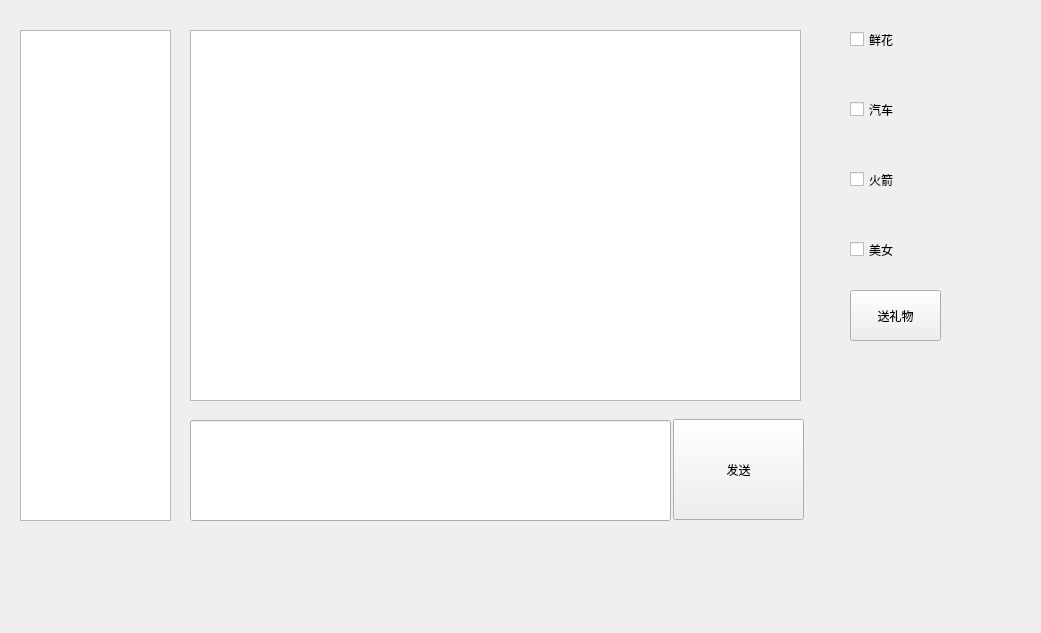
<?xml version="1.0" encoding="UTF-8"?>
<ui version="4.0">
 <class>Form</class>
 <widget class="QWidget" name="Form">
  <property name="geometry">
   <rect>
    <x>0</x>
    <y>0</y>
    <width>1041</width>
    <height>633</height>
   </rect>
  </property>
  <property name="windowTitle">
   <string>talkroom</string>
  </property>
  <widget class="QTextEdit" name="textEdit_talkuser">
   <property name="geometry">
    <rect>
     <x>20</x>
     <y>30</y>
     <width>151</width>
     <height>491</height>
    </rect>
   </property>
  </widget>
  <widget class="QTextEdit" name="textEdit_talkall">
   <property name="geometry">
    <rect>
     <x>190</x>
     <y>30</y>
     <width>611</width>
     <height>371</height>
    </rect>
   </property>
  </widget>
  <widget class="QLineEdit" name="lineEdit_talk">
   <property name="geometry">
    <rect>
     <x>190</x>
     <y>420</y>
     <width>481</width>
     <height>101</height>
    </rect>
   </property>
  </widget>
  <widget class="QPushButton" name="pushButton_talksend">
   <property name="geometry">
    <rect>
     <x>673</x>
     <y>419</y>
     <width>131</width>
     <height>101</height>
    </rect>
   </property>
   <property name="text">
    <string>发送</string>
   </property>
  </widget>
  <widget class="QLabel" name="label_giftimg">
   <property name="geometry">
    <rect>
     <x>840</x>
     <y>370</y>
     <width>151</width>
     <height>111</height>
    </rect>
   </property>
   <property name="text">
    <string/>
   </property>
  </widget>
  <widget class="QCheckBox" name="checkBox_flower">
   <property name="geometry">
    <rect>
     <x>850</x>
     <y>30</y>
     <width>91</width>
     <height>19</height>
    </rect>
   </property>
   <property name="text">
    <string>鲜花</string>
   </property>
  </widget>
  <widget class="QCheckBox" name="checkBox_car">
   <property name="geometry">
    <rect>
     <x>850</x>
     <y>100</y>
     <width>91</width>
     <height>19</height>
    </rect>
   </property>
   <property name="text">
    <string>汽车</string>
   </property>
  </widget>
  <widget class="QCheckBox" name="checkBox_rocket">
   <property name="geometry">
    <rect>
     <x>850</x>
     <y>170</y>
     <width>91</width>
     <height>19</height>
    </rect>
   </property>
   <property name="text">
    <string>火箭</string>
   </property>
  </widget>
  <widget class="QCheckBox" name="checkBox_beauty">
   <property name="geometry">
    <rect>
     <x>850</x>
     <y>240</y>
     <width>91</width>
     <height>19</height>
    </rect>
   </property>
   <property name="text">
    <string>美女</string>
   </property>
  </widget>
  <widget class="QPushButton" name="pushButton_giftsend">
   <property name="geometry">
    <rect>
     <x>850</x>
     <y>290</y>
     <width>91</width>
     <height>51</height>
    </rect>
   </property>
   <property name="text">
    <string>送礼物</string>
   </property>
  </widget>
  <widget class="QLabel" name="label_giftuser">
   <property name="geometry">
    <rect>
     <x>840</x>
     <y>510</y>
     <width>151</width>
     <height>41</height>
    </rect>
   </property>
   <property name="text">
    <string/>
   </property>
  </widget>
  <widget class="QLabel" name="label_username">
   <property name="geometry">
    <rect>
     <x>500</x>
     <y>570</y>
     <width>151</width>
     <height>16</height>
    </rect>
   </property>
   <property name="text">
    <string/>
   </property>
  </widget>
 </widget>
 <resources/>
 <connections>
  <connection>
   <sender>pushButton_talksend</sender>
   <signal>clicked()</signal>
   <receiver>Form</receiver>
   <slot>clicked_talksend()</slot>
   <hints>
    <hint type="sourcelabel">
     <x>753</x>
     <y>427</y>
    </hint>
    <hint type="destinationlabel">
     <x>841</x>
     <y>456</y>
    </hint>
   </hints>
  </connection>
  <connection>
   <sender>pushButton_giftsend</sender>
   <signal>clicked()</signal>
   <receiver>Form</receiver>
   <slot>clicked_giftsend()</slot>
   <hints>
    <hint type="sourcelabel">
     <x>913</x>
     <y>323</y>
    </hint>
    <hint type="destinationlabel">
     <x>1030</x>
     <y>347</y>
    </hint>
   </hints>
  </connection>
 </connections>
 <slots>
  <slot>clicked_talksend()</slot>
  <slot>clicked_giftsend()</slot>
 </slots>
</ui>
